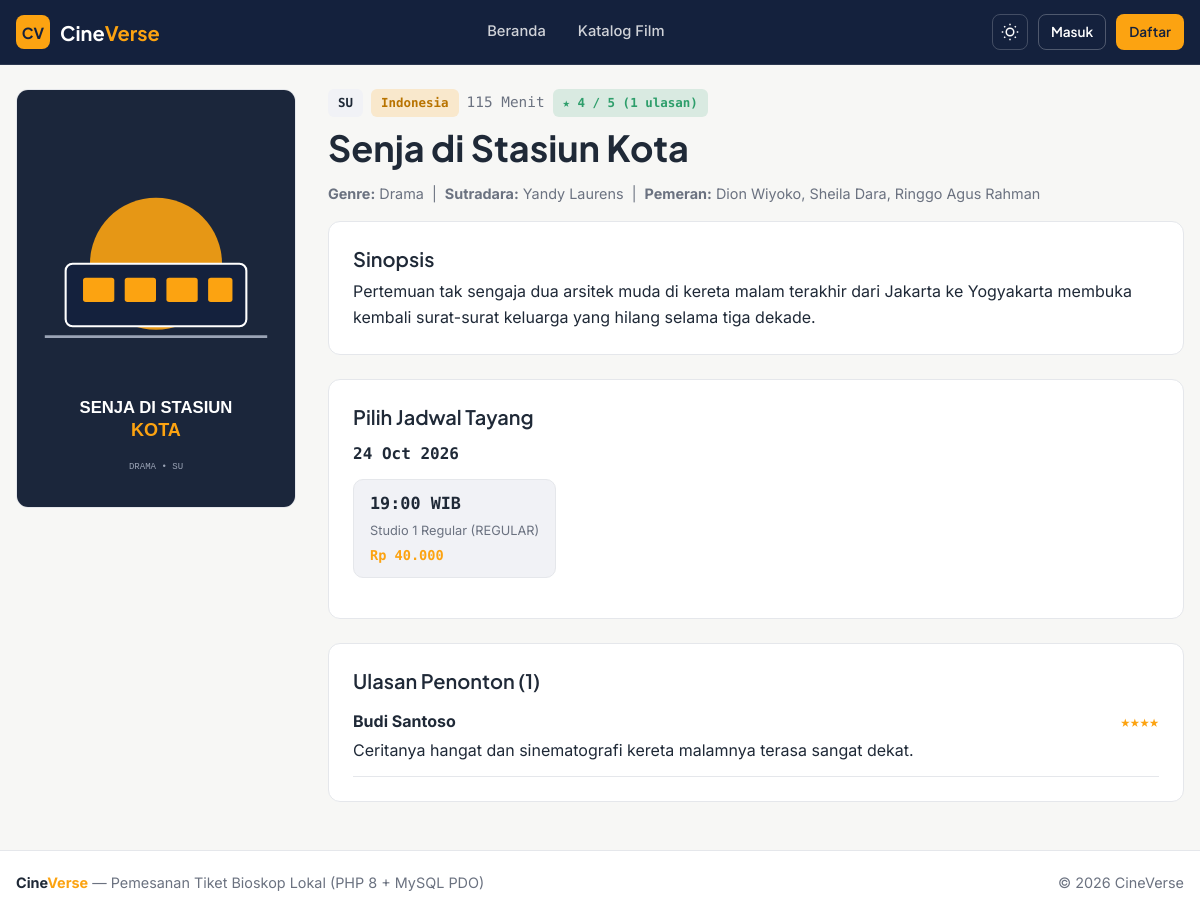
/movie.php?id=3, run on the app's committed database.
### tables this page shows
CREATE TABLE movies (
    id INT AUTO_INCREMENT PRIMARY KEY,
    title VARCHAR(150) NOT NULL,
    synopsis TEXT NOT NULL,
    duration_min INT NOT NULL DEFAULT 120,
    release_date DATE DEFAULT NULL,
    age_rating ENUM('SU', 'R13+', 'D17+', 'D21+') NOT NULL DEFAULT 'R13+',
    language VARCHAR(50) NOT NULL DEFAULT 'Indonesia',
    director VARCHAR(100) DEFAULT NULL,
    cast_list VARCHAR(255) DEFAULT NULL,
    poster VARCHAR(255) DEFAULT 'poster-1.svg',
    trailer_url VARCHAR(255) DEFAULT NULL,
    status ENUM('now_showing', 'coming_soon', 'archived') NOT NULL DEFAULT 'now_showing',
    created_at DATETIME NOT NULL DEFAULT CURRENT_TIMESTAMP
);

CREATE TABLE showtimes (
    id INT AUTO_INCREMENT PRIMARY KEY,
    movie_id INT NOT NULL,
    studio_id INT NOT NULL,
    start_time DATETIME NOT NULL,
    price INT NOT NULL DEFAULT 40000,
    status ENUM('scheduled', 'cancelled') NOT NULL DEFAULT 'scheduled',
    FOREIGN KEY (movie_id) REFERENCES movies(id) ON DELETE CASCADE,
    FOREIGN KEY (studio_id) REFERENCES studios(id) ON DELETE CASCADE
);

CREATE TABLE studios (
    id INT AUTO_INCREMENT PRIMARY KEY,
    name VARCHAR(80) NOT NULL,
    type ENUM('regular', 'premier') NOT NULL DEFAULT 'regular',
    total_rows INT NOT NULL DEFAULT 6,
    total_cols INT NOT NULL DEFAULT 8,
    base_price INT NOT NULL DEFAULT 40000,
    is_active TINYINT(1) NOT NULL DEFAULT 1
);

CREATE TABLE reviews (
    id INT AUTO_INCREMENT PRIMARY KEY,
    user_id INT NOT NULL,
    movie_id INT NOT NULL,
    rating TINYINT NOT NULL CHECK (rating BETWEEN 1 AND 5),
    comment TEXT NOT NULL,
    created_at DATETIME NOT NULL DEFAULT CURRENT_TIMESTAMP,
    UNIQUE KEY uq_user_movie_review (user_id, movie_id),
    FOREIGN KEY (user_id) REFERENCES users(id) ON DELETE CASCADE,
    FOREIGN KEY (movie_id) REFERENCES movies(id) ON DELETE CASCADE
);

CREATE TABLE users (
    id INT AUTO_INCREMENT PRIMARY KEY,
    name VARCHAR(100) NOT NULL,
    email VARCHAR(120) NOT NULL UNIQUE,
    password VARCHAR(100) NOT NULL,
    role ENUM('user', 'operator', 'admin') NOT NULL DEFAULT 'user',
    phone VARCHAR(30) DEFAULT NULL,
    avatar VARCHAR(255) DEFAULT NULL,
    points INT NOT NULL DEFAULT 0,
    is_active TINYINT(1) NOT NULL DEFAULT 1,
    created_at DATETIME NOT NULL DEFAULT CURRENT_TIMESTAMP
);

### includes/auth.php (called while the page is built, shortened)
<?php
function baseUrl(string $path = ''): string
{
    $scriptDir = str_replace('\\', '/', dirname($_SERVER['SCRIPT_NAME']));
    $root = preg_replace('#/(public|user|operator|admin|api)$#', '', $scriptDir);
    $root = rtrim($root, '/');
    return $root . '/' . ltrim($path, '/');
}

### includes/functions.php (called while the page is built, shortened)
<?php
require_once __DIR__ . '/auth.php';
function e(?string $str): string
{
    return htmlspecialchars((string)$str, ENT_QUOTES, 'UTF-8');
}
function rupiah(int|float $amount): string
{
    return 'Rp ' . number_format((float)$amount, 0, ',', '.');
}
function posterUrl(?string $poster): string
{
    return baseUrl('uploads/' . $poster);
}

### public/movie.php (the view, shortened to what this page needs)
<?php
require_once __DIR__ . '/../includes/db.php';
require_once __DIR__ . '/../includes/functions.php';
$movieId = (int)($_GET['id'] ?? 0);
$stmt = $pdo->prepare("
    SELECT m.*, GROUP_CONCAT(g.name SEPARATOR ', ') AS genres
    FROM movies m
    LEFT JOIN movie_genres mg ON mg.movie_id = m.id
    LEFT JOIN genres g ON g.id = mg.genre_id
    WHERE m.id = ?
    GROUP BY m.id
");
$stmt->execute([$movieId]);
$movie = $stmt->fetch();
$stStmt = $pdo->prepare("
    SELECT s.*, st.name AS studio_name, st.type AS studio_type
    FROM showtimes s
    JOIN studios st ON st.id = s.studio_id
    WHERE s.movie_id = ? AND s.status = 'scheduled'
    ORDER BY s.start_time ASC
");
$stStmt->execute([$movieId]);
$showtimes = $stStmt->fetchAll();
$groupedShowtimes = [];
foreach ($showtimes as $sh) {
    $dateKey = date('Y-m-d', strtotime($sh['start_time']));
    $groupedShowtimes[$dateKey][] = $sh;
}
$revStmt = $pdo->prepare("
    SELECT r.*, u.name AS user_name
    FROM reviews r
    JOIN users u ON u.id = r.user_id
    WHERE r.movie_id = ?
    ORDER BY r.created_at DESC
");
$revStmt->execute([$movieId]);
$reviews = $revStmt->fetchAll();
$avgRating = 0;
if ($reviews) {
    $avgRating = round(array_sum(array_column($reviews, 'rating')) / count($reviews), 1);
}
require_once __DIR__ . '/../includes/layout/header.php';
?>
<div class="detail-grid">
    <div>
        <img src="<?= e(posterUrl($movie['poster'])) ?>" alt="<?= e($movie['title']) ?>" class="detail-poster">
    </div>
    <div>
        <div style="display:flex;gap:8px;align-items:center;margin-bottom:8px;flex-wrap:wrap;">
            <span class="badge badge-info"><?= e($movie['age_rating']) ?></span>
            <span class="badge badge-warning"><?= e($movie['language']) ?></span>
            <span class="mono text-muted"><?= (int)$movie['duration_min'] ?> Menit</span>
            <?php if ($avgRating > 0): ?>
                <span class="badge badge-success">★ <?= $avgRating ?> / 5 (<?= count($reviews) ?> ulasan)</span>
            <?php endif; ?>
        </div>
        <h1 style="margin-bottom:12px;"><?= e($movie['title']) ?></h1>
        <p class="text-muted" style="margin-bottom:16px;">
            <strong>Genre:</strong> <?= e($movie['genres'] ?: '-') ?> &nbsp;|&nbsp;
            <strong>Sutradara:</strong> <?= e($movie['director'] ?: '-') ?> &nbsp;|&nbsp;
            <strong>Pemeran:</strong> <?= e($movie['cast_list'] ?: '-') ?>
        </p>
        <div class="card" style="margin-bottom:24px;">
            <h3 style="margin-bottom:8px;">Sinopsis</h3>
            <p><?= nl2br(e($movie['synopsis'])) ?></p>
        </div>
        <div class="card" style="margin-bottom:24px;">
            <h3 style="margin-bottom:12px;">Pilih Jadwal Tayang</h3>
            <?php if (empty($groupedShowtimes)): ?>
                <p class="text-muted">Belum ada jadwal tayang tersedia untuk film ini.</p>
            <?php else: ?>
                <?php foreach ($groupedShowtimes as $date => $items): ?>
                    <div style="margin-bottom:16px;">
                        <strong class="mono"><?= date('d M Y', strtotime($date)) ?></strong>
                        <div class="showtime-grid">
                            <?php foreach ($items as $sh): ?>
                                <a href="<?= baseUrl('user/seats.php?showtime_id=' . (int)$sh['id']) ?>" class="showtime-slot">
                                    <span class="mono" style="font-size:1.05rem;font-weight:700;">
                                        <?= date('H:i', strtotime($sh['start_time'])) ?> WIB
                                    </span>
                                    <span class="text-muted" style="font-size:0.8rem;">
                                        <?= e($sh['studio_name']) ?> (<?= strtoupper(e($sh['studio_type'])) ?>)
                                    </span>
                                    <span class="mono text-accent" style="font-size:0.85rem;font-weight:600;">
                                        <?= rupiah($sh['price']) ?>
                                    </span>
                                </a>
                            <?php endforeach; ?>
                        </div>
                    </div>
                <?php endforeach; ?>
            <?php endif; ?>
        </div>
        <div class="card">
            <h3 style="margin-bottom:16px;">Ulasan Penonton (<?= count($reviews) ?>)</h3>
            <?php if (empty($reviews)): ?>
                <p class="text-muted">Belum ada ulasan. Jadilah yang pertama memberi ulasan!</p>
            <?php else: ?>
                <div style="display:flex;flex-direction:column;gap:14px;">
                    <?php foreach ($reviews as $rv): ?>
                        <div style="padding-bottom:12px;border-bottom:1px solid var(--border);">
                            <div style="display:flex;justify-content:space-between;align-items:center;">
                                <strong><?= e($rv['user_name']) ?></strong>
                                <span class="text-accent mono"><?= str_repeat('★', (int)$rv['rating']) ?></span>
                            </div>
                            <p style="margin-top:4px;"><?= e($rv['comment']) ?></p>
                        </div>
                    <?php endforeach; ?>
                </div>
            <?php endif; ?>
        </div>
    </div>
</div>
<?php require_once __DIR__ . '/../includes/layout/footer.php'; ?>

### assets/css/style.css (style rules this page uses)
:root, [data-theme="light"] { --bg: #F7F7F5; --surface: #FFFFFF; --surface-alt: #F1F2F6; --text: #1F2937; --text-muted: #6B7280; --primary: #14213D; --accent: #FCA311; --accent-hover: #E59009; --success: #2E9E6B; --danger: #D64545; --border: #E5E7EB; --shadow: 0 4px 16px rgba(20, 33, 61, 0.06); }
*, *::before, *::after { box-sizing: border-box; margin: 0; padding: 0; }
body { font-family: 'Inter', system-ui, -apple-system, sans-serif; font-size: 16px; line-height: 1.6; background-color: var(--bg); color: var(--text); min-height: 100dvh; display: flex; flex-direction: column; }
h1, h2, h3, h4, .brand { font-family: 'Plus Jakarta Sans', sans-serif; line-height: 1.25; text-wrap: balance; color: var(--text); }
h1 { font-size: clamp(1.75rem, 3vw, 2.5rem); font-weight: 700; }
h3 { font-size: 1.25rem; font-weight: 600; }
p { text-wrap: pretty; }
a { color: inherit; text-decoration: none; }
.mono, code, .seat-btn, .booking-code, .tabular { font-family: 'DM Mono', monospace; font-variant-numeric: tabular-nums; }
.text-accent { color: var(--accent); }
.text-muted { color: var(--text-muted); font-size: 0.9rem; }
.card { background: var(--surface); border: 1px solid var(--border); border-radius: 12px; padding: 24px; }
.badge { display: inline-flex; align-items: center; padding: 4px 10px; border-radius: 6px; font-size: 0.78rem; font-weight: 600; font-family: 'DM Mono', monospace; }
.badge-paid, .badge-success { background: rgba(46, 158, 107, 0.15); color: var(--success); }
.badge-pending, .badge-warning { background: rgba(252, 163, 17, 0.18); color: #B87300; }
.badge-info { background: var(--surface-alt); color: var(--text); }
.detail-grid { display: grid; grid-template-columns: 280px 1fr; gap: 32px; align-items: start; }
.detail-poster { width: 100%; border-radius: 12px; border: 1px solid var(--border); }
.showtime-grid { display: flex; flex-wrap: wrap; gap: 12px; margin-top: 12px; }
.showtime-slot { border: 1px solid var(--border); background: var(--surface-alt); border-radius: 10px; padding: 10px 16px; display: flex; flex-direction: column; gap: 4px; transition: transform 150ms ease-out; }

### data on the page
movies: poster (picture), age_rating "SU", language "Indonesia", duration_min "115", title "Senja di Stasiun Kota", director "Yandy Laurens", cast_list "Dion Wiyoko, Sheila Dara, Ringgo Agus Rahman", synopsis "Pertemuan tak sengaja dua arsitek muda di kereta malam terakhir dari Jakarta ke Yogyakarta membuka kembali surat-surat keluarga yang hilang selama tiga dekade."
showtimes: start_time "19:00", studio.name "Studio 1 Regular", studio.type "REGULAR", price "Rp 40.000"
reviews: user.name "Budi Santoso", rating "★★★★", comment "Ceritanya hangat dan sinematografi kereta malamnya terasa sangat dekat."

### other printed values
$avgRating "4"
count($reviews) "1"
$movie['genres'] ?: '-' "Drama"
date('d M Y', strtotime($date)) "24 Oct 2026"
